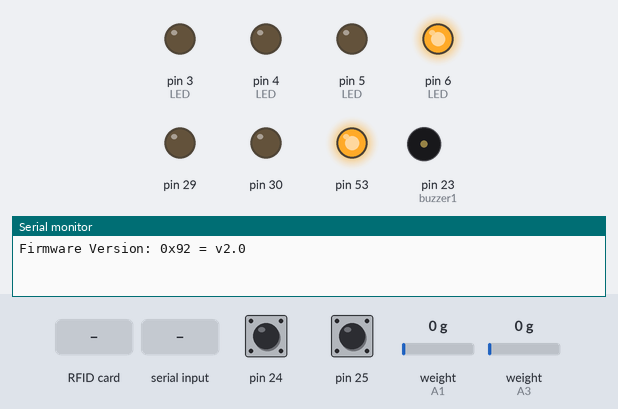
Bench run of a sketch on a simulated Arduino Mega 2560, built with avr-gcc and run on an emulated ATmega2560. Parts: output pins drawn as LEDs (lit = HIGH), buzzer (waves = sounding), the last lines printed to the serial monitor. The inputs (shaded band) are chosen by the test bench; at power-on: pin 24 HIGH, pin 25 HIGH, weight on the scale (sensors on A1, A3) 0 g.

Above: at 3.3 s.
3.4 s: RFID card 5E 7A 19 C4 held to the reader
At 5.4 s:
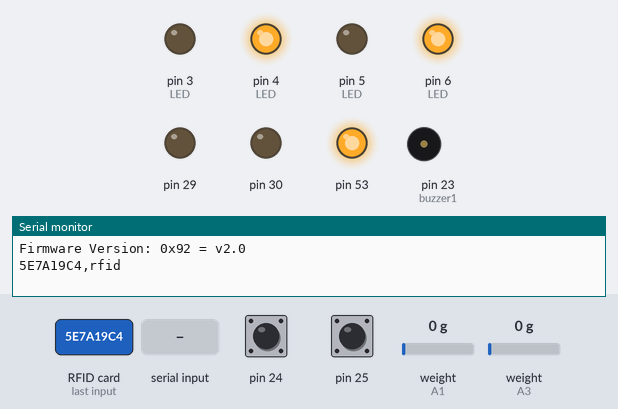
5.7 s: "5" received over Serial
At 6.9 s:
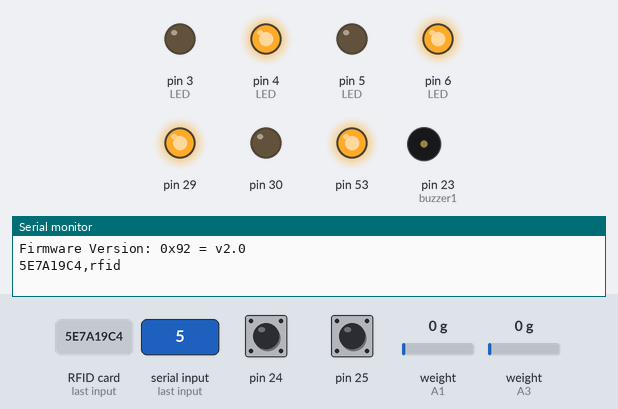
9.6 s: "6" received over Serial
At 10.6 s:
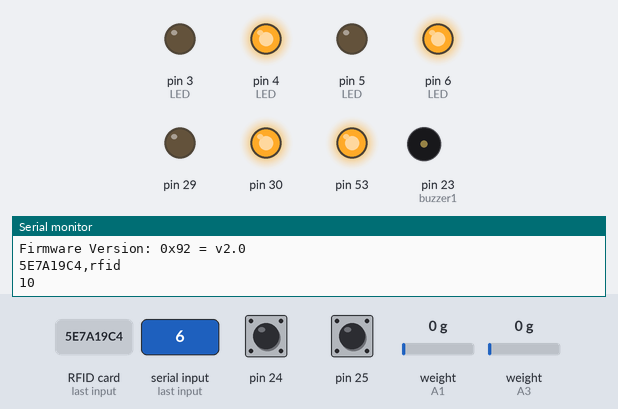
Timing chart, 0 to 13.7 s (numbered marks = the images above; inputs shaded):
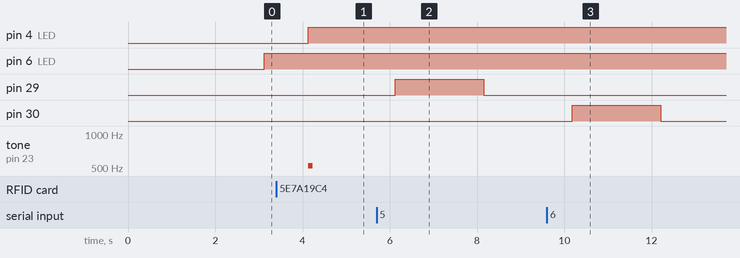

The sketch:

new.ino
```cpp
#include "HX711.h"              // 로드셀 함수
#include <SPI.h>               // RFID 통신 함수
#include <MFRC522.h>            // RFID 메인 함수
#define SS_PIN         8          // sck 9 MISO 10 MOSI 11
#define RST_PIN         7
#define NR_OF_READERS   1

byte ssPins[] = {SS_PIN};         // RFID 변수 선언
int buzzer1 = 23;               // 부저1
int buzzer2 = 22;               // 부저2

unsigned long standTime1 = 0;
unsigned long standTime2 = 0;
unsigned long curTime;


MFRC522 mfrc522[NR_OF_READERS];      // RFID 함수 선언

HX711 scale(A1, A0);            // DT A1, SCK A0 2층 1번
HX711 scale2(A3, A2);            // DT A3, SCK A2 1층 2번

int hol_flag = 0;


void setup()
{
   Serial.begin(9600);            // 시리얼 통신
   SPI.begin();               // SPI 통신

   pinMode(3,OUTPUT);            // 1번째 LED 초록
   pinMode(4,OUTPUT);            // 1번째 LED 빨강
   pinMode(5,OUTPUT);            // 2번째 LED 초록
   pinMode(6,OUTPUT);            // 2번째 LED 빨강
   pinMode(29,OUTPUT);            // 솔레노이드1
   pinMode(30,OUTPUT);            // 솔레노이드2
   pinMode(24,INPUT_PULLUP);      // 홀센서1
   pinMode(25,INPUT_PULLUP);      // 홀센서2

   scale.set_scale(2280.f);      // 첫번 째 로드셀 값
   scale.tare();
   scale2.set_scale(2280.f);      // 두번 째 로드셀 값
   scale2.tare();

   for(uint8_t reader = 0; reader < NR_OF_READERS; reader++)
   {
      mfrc522[reader].PCD_Init(ssPins[reader], RST_PIN);   // Init each MFRC522 card
      mfrc522[reader].PCD_Init(SS_PIN, RST_PIN);            // Init each MFRC522 card
      mfrc522[reader].PCD_DumpVersionToSerial();
   }
}

void loop()
{

   for(uint8_t reader = 0; reader < NR_OF_READERS; reader++)
   {
      if(mfrc522[reader].PICC_IsNewCardPresent() && mfrc522[reader].PICC_ReadCardSerial())
      {
         dump_byte_array(mfrc522[reader].uid.uidByte, mfrc522[reader].uid.size);
         Serial.println();
         mfrc522[reader].PICC_HaltA();
         mfrc522[reader].PCD_StopCrypto1();
      }
   }


   if(scale.get_units(10) < -20)     // 1번 째 로드셀 무게 감지 되었을 때 1번 째 LED 빨강 시리얼 '0' 보냄
   {
      digitalWrite(5,HIGH);
      digitalWrite(6,LOW);
    //  Serial.println(0);
   }
   else                      // 1번 째 로드셀 무게 감지 안 되었을 때 1번 째 LED 초록 시리얼 '1' 보냄
   {
      digitalWrite(5,LOW);
      digitalWrite(6,HIGH);
     // Serial.println(1);
   }

   if(scale2.get_units(10) < -20)   // 2번 째 로드셀 무게 감지 되었을 때 2 번 째 LED 빨강 시리얼 '2' 보냄
   {
      digitalWrite(3,HIGH);
      digitalWrite(4,LOW);
   //   Serial.println(2);
   }
   else                     // 2번 째 로드셀 무게 감지 안 되었을 때 2 번 째 LED 초록 시리얼 '3' 보냄
   {
      digitalWrite(3,LOW);
      digitalWrite(4,HIGH);
   //   Serial.println(3);
   }

   curTime = millis();
   if (hol_flag == 1)
   {

       if(digitalRead(24) == HIGH)          // 홀센서가  반응하면( 문이 닫히면)
       {

          digitalWrite(29,LOW);           // 솔레노이드가 작동한다(문고리가 닫힘)
          noTone(buzzer1);
          hol_flag = 0;
          Serial.println("10");             // 시리얼 '10'을 보낸다
       }

       if(digitalRead(24) == LOW)
       {

           if(curTime - standTime1 >= 2000)
           {
          //    tone(buzzer1,500);           // 시리얼 '10'을 보낸다

           }
       }

    }
    else if (hol_flag == 2)
    {

         if(digitalRead(25) == HIGH)          // 홀센서가  반응하면( 문이 닫히면)
         {
            digitalWrite(30,LOW);           // 솔레노이드가 작동한다(문고리가 닫힘)
            noTone(buzzer2);
            hol_flag = 0;
            Serial.println("11");             // 시리얼 '10'을 보낸다
         }

         if (digitalRead(25) == LOW)
         {
            if(curTime - standTime2 >= 2000)
           {
           //   tone(buzzer2,500);           // 시리얼 '10'을 보낸다

           }

         }


    }
   if(Serial.available())
   {
      char READ = Serial.read();             // 1번째 보관함
      if(READ == '5')                      // 시리얼 '5'가 들어오면
      {
         digitalWrite(29,HIGH);             // 솔레노이드 작동한다(문고리가 열럼)
         hol_flag = 1;
         standTime1 = millis();
      }

      if(READ == '6')                      // 시리얼 '5'가 들어오면
      {
         digitalWrite(30,HIGH);             // 솔레노이드 작동한다(문고리가 열럼)
         hol_flag = 2;
         standTime2 = millis();
      }

   }


}

void dump_byte_array(byte *buffer, byte bufferSize)
{
   tone(buzzer1,523,100);
   for(byte i = 0; i < bufferSize; i++)
   {
      Serial.print(buffer[i],HEX);
   }

   Serial.println(",rfid");
}
```

Measured:
- after the input at 3.4 s, tone on pin 23 (buzzer1): silent → 523 Hz after 0.73 s, → silent 0.10 s later
- after the input at 5.7 s, pin 29: LOW → HIGH after 0.43 s, → LOW 2.0 s later
- after the input at 9.6 s, pin 30: LOW → HIGH after 0.58 s, → LOW 2.0 s later
